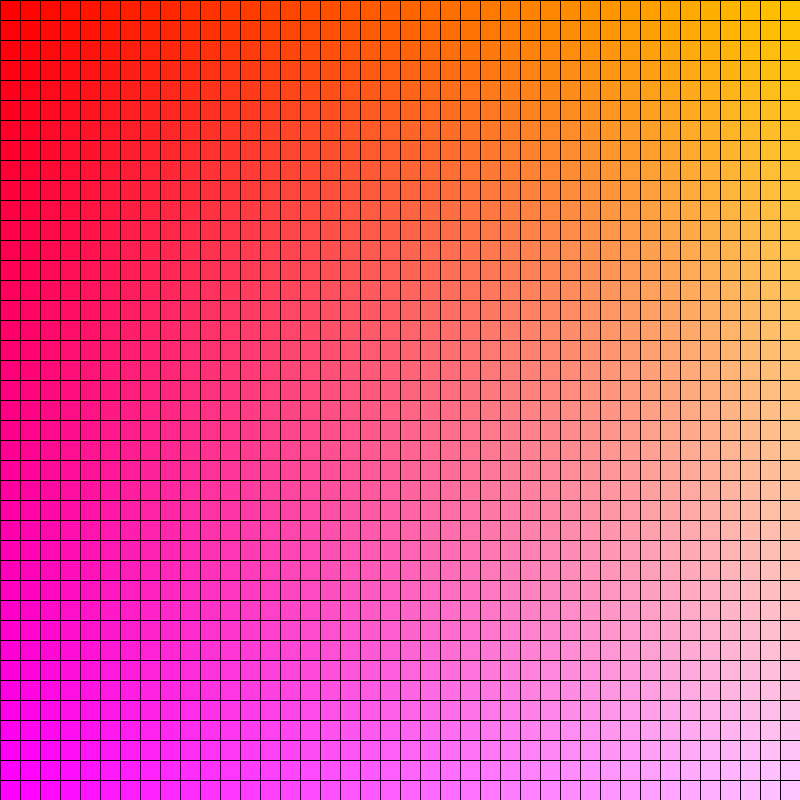
Frame 1 (no input)
Frame 60 (the mouse pressed at the canvas centre just before this capture): identical to frame 1, image omitted
Frame 120 (the mouse held since frame 60 and released just before this capture): identical to frame 1, image omitted

The Processing sketch that drew this single still picture (run headless with seeded random() and noise(); from frame 60 on, the mouse is pressed at the canvas centre):

// Processing sketch: LSI_050_2Dimensoes
// ── LSI_050_2Dimensoes.pde
void setup() {
  size(800, 800);
}


void draw() {

  for (int i = 0; i < width; i=i+20) {
    for (int j = 0; j < height; j=j+20) { 
      fill(255,i/4,j/3); 
      rect(i, j, 20, 20);
    }
  }
}
